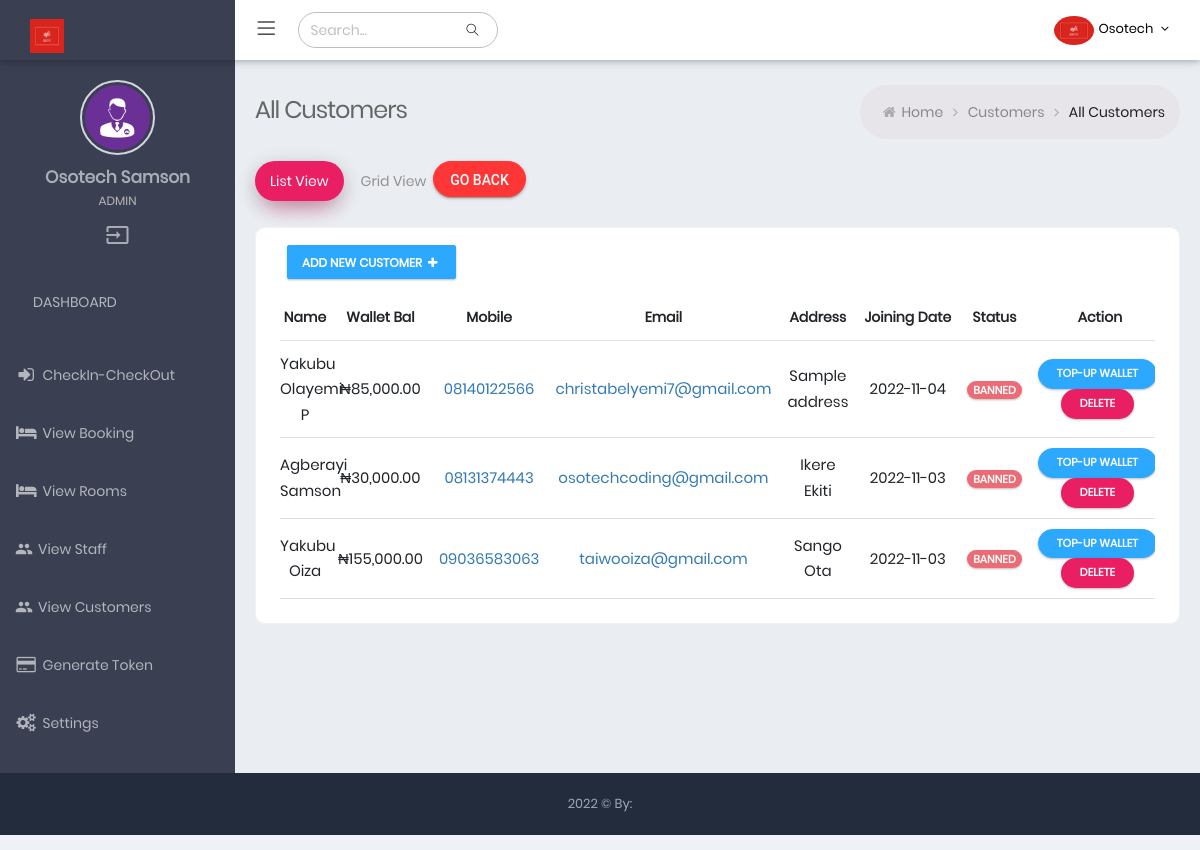
/view-customer (signed in), run on an earlier commit of the app's database.
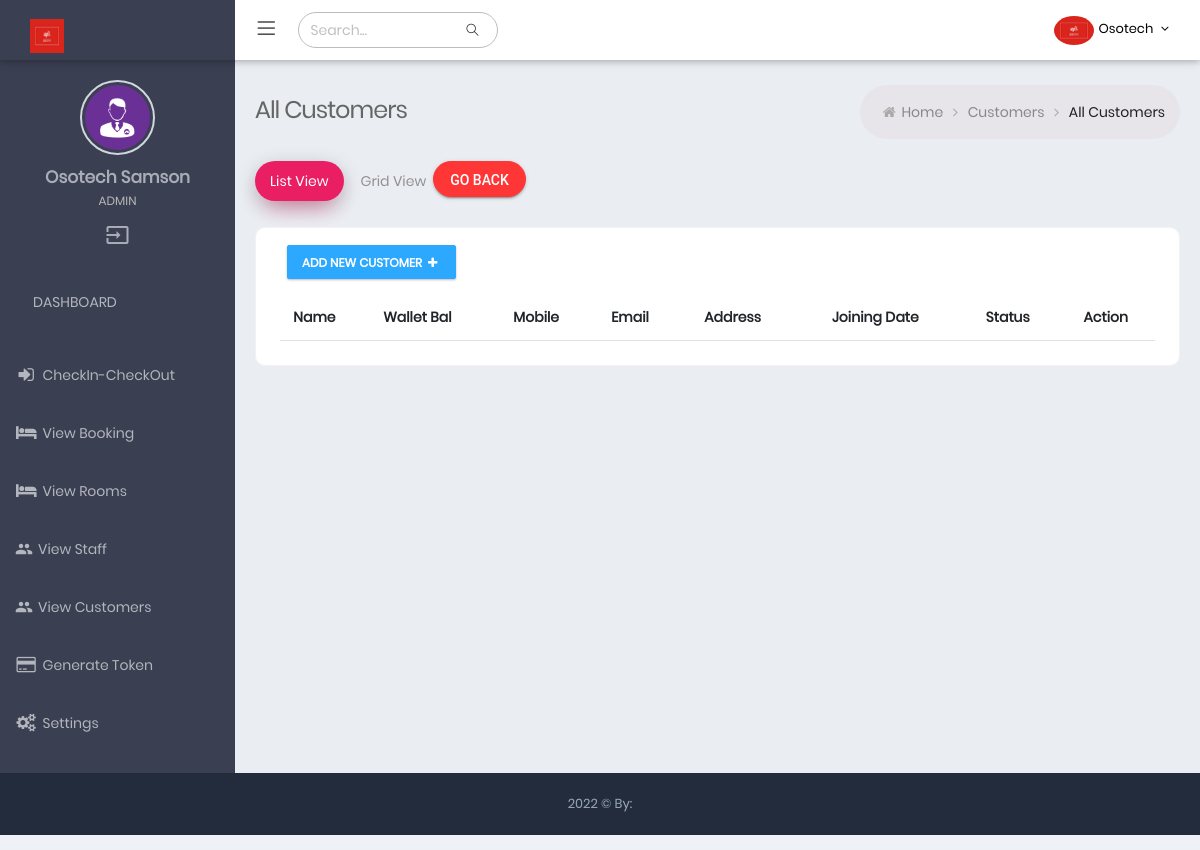
And on a later commit of the database.
### tables this page shows
CREATE TABLE IF NOT EXISTS `customers` (
  `id` bigint(20) NOT NULL AUTO_INCREMENT,
  `fullname` varchar(255) DEFAULT NULL,
  `email` varchar(255) DEFAULT NULL,
  `password` varchar(255) DEFAULT NULL,
  `username` varchar(50) DEFAULT NULL,
  `verified` tinyint(1) NOT NULL DEFAULT 0 COMMENT '0=not verified, 1=verified',
  `is_online` tinyint(1) NOT NULL DEFAULT 0 COMMENT '0=offline, 1=online',
  `address` text DEFAULT NULL,
  `phone` varchar(50) DEFAULT NULL,
  `gender` varchar(50) DEFAULT NULL,
  `state_of_origin` varchar(100) DEFAULT NULL,
  `confirmation_code` varchar(100) DEFAULT NULL COMMENT 'confirmation code sent via email',
  `tokenExp` timestamp NOT NULL DEFAULT current_timestamp(),
  `created_at` date DEFAULT NULL,
  `reset_token` text DEFAULT NULL,
  PRIMARY KEY (`id`),
  UNIQUE KEY `email` (`email`),
  KEY `fullname` (`fullname`)
);

CREATE TABLE IF NOT EXISTS `wallet_tbl` (
  `id` int(11) NOT NULL AUTO_INCREMENT,
  `customer_id` bigint(20) NOT NULL,
  `balance` float NOT NULL DEFAULT 0,
  `last_recharge_date` timestamp NOT NULL DEFAULT current_timestamp() ON UPDATE current_timestamp(),
  `status` int(1) NOT NULL DEFAULT 1 COMMENT '1=active, 2= banned',
  `created_at` date NOT NULL,
  PRIMARY KEY (`id`),
  KEY `customer_id` (`customer_id`)
);

### Helper/helper.php (called while the page is built, shortened)
<?php
$Database = new Database();
$dbh = $Database->osotech_connect();
$Alert = new Alert();
$Core = new Core($dbh, $Alert);
$Customer = new Customer($dbh, $Core, $Alert);

### App/Controller/Customer.php (called while the page is built, shortened)
<?php
class Customer
{
  private PDO $dbh;
  private $table = "customers";
  public function __construct($dbh, $Core, $Alert)
  {
    $this->dbh = $dbh;
  }
  public function getAllCustomers()
  {
    $sql = "SELECT * FROM `{$this->table}` ORDER BY id DESC LIMIT 1000";
    $this->stmt = $this->dbh->prepare($sql);
    $this->response = $this->stmt->execute();
    if ($this->stmt->rowCount() > 0) {
      $this->response = $this->stmt->fetchAll();
      return $this->response;
      $this->dbh = null;
    }
  }
  public function getCustomerWalletDetailsById($cid)
  {
    $sql = "SELECT * FROM `wallet_tbl` WHERE customer_id=? LIMIT 1";
    $this->stmt = $this->dbh->prepare($sql);
    $this->response = $this->stmt->execute([$cid]);
    if ($this->stmt->rowCount() == '1') {
      $this->response = $this->stmt->fetch();
      return $this->response;
      $this->dbh = null;
    }
  }
}

### view-customer.php (the view, shortened to what the changed rows need)
<?php
require_once "Helper/helper.php";
?>
<!DOCTYPE html>
<html lang="en">
<head>
  <?php include_once("Inc/DatatableHeaderScript.php"); ?>
</head>
<body
  class="page-header-fixed sidemenu-closed-hidelogo page-content-white page-md header-white dark-sidebar-color logo-dark">
  <div class="page-wrapper">
    <div class="page-container">
      <div class="page-content-wrapper">
        <div class="page-content">
          <div class="tab-content tab-space">
            <div class="tab-pane active show" id="tab1">
              <div class="row">
                <div class="col-md-12">
                  <div class="card-box">
                    <div class="card-body ">
                      <div class="table-scrollable">
                        <table class="table table-checkable order-column full-width" id="example4">
                          <thead>
                            <tr>
                              <th class="center"> Name </th>
                              <th class="center"> Wallet Bal </th>
                              <th class="center"> Mobile </th>
                              <th class="center"> Email </th>
                              <th class="center"> Address </th>
                              <th class="center">Joining Date</th>
                              <th class="center">Status</th>
                              <th class="center"> Action </th>
                            </tr>
                          </thead>
                          <tbody>
                            <?php $allCustomers = $Customer->getAllCustomers();
                            if ($allCustomers) {
                              foreach ($allCustomers as $customer) {
                                $customer_wallet_details = $Customer->getCustomerWalletDetailsById($customer->id);
                                if ($customer_wallet_details) {
                                  $bal = $customer_wallet_details->balance;
                                } else {
                                  $bal = "0.00";
                                }
                            ?>
                            <tr class="odd gradeX">
                              <td class="center"><?php echo $customer->fullname; ?></td>
                              <td class="center">&#8358;<?php echo number_format($bal, 2); ?></td>
                              <td class="center"><a href="tel:<?php echo $customer->phone; ?>">
                                  <?php echo $customer->phone; ?> </a></td>
                              <td class="center"><a href="mailto:<?php echo $customer->email; ?>.com">
                                  <?php echo $customer->email; ?> </a></td>
                              <td class="center"><?php echo $customer->address; ?></td>
                              <td class="center"><?php echo $customer->created_at; ?></td>
                              <td class="center"><span class="badge badge-danger badge-pill badge-md">Banned</span>
                              </td>
                              <td class="center">
                                <a href="recharge-wallet?cid=<?php echo $customer->id; ?>&action=recharge"
                                  class="btn btn-circle btn-info  btn-sm">Top-Up Wallet</a>
                                <button type="button" data-id="<?php echo $customer->id; ?>" data-action="delete_cust"
                                  class="btn btn-circle delete_customer_btn deepPink-bgcolor btn-sm osotech_action_<?php echo $customer->id; ?>">Delete</button>
                              </td>
                            </tr>
                            <?php
                              }
                            }
                            ?>
                          </tbody>
                        </table>
                      </div>
                    </div>
                  </div>
                </div>
              </div>
            </div>
          </div>
        </div>
      </div>
    </div>
  </div>
</body>
</html>

What changed in the data, as far as the page shows it:
removed customers: fullname "Yakubu Olayemi P", wallet_tbl.balance "85,000.00", phone "08140122566", email "christabelyemi7@gmail.com", address "Sample address", created_at "2022-11-04"
removed customers: fullname "Agberayi Samson", wallet_tbl.balance "30,000.00", phone "08131374443", email "osotechcoding@gmail.com", address "Ikere Ekiti", created_at "2022-11-03"
removed customers: fullname "Yakubu Oiza", wallet_tbl.balance "155,000.00", phone "09036583063", email "taiwooiza@gmail.com", address "Sango Ota", created_at "2022-11-03"
